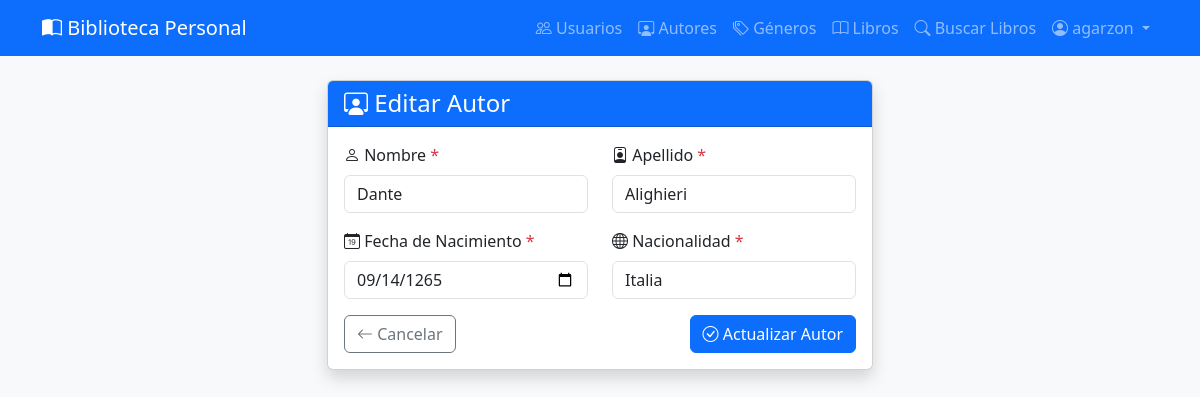
/authors/update/2/ (signed in), run on the app's committed database.
### migrationsdb/models.py (models this page shows, shortened)
class Author(models.Model):
    id = models.BigAutoField(primary_key=True)
    first_name = models.CharField(max_length=100, verbose_name='Primer Nombre')
    last_name = models.CharField(max_length=100, verbose_name='Apellido')
    birth_date = models.DateField(verbose_name='Fecha de nacimiento')
    nationality = models.CharField(max_length=100, verbose_name='Nacionalidad')
    created_at = models.DateTimeField(auto_now_add=True)

### migrationsdb/views.py (the view)
# urls.py: path('authors/update/<int:author_id>/', views.update_author, name='update_author'),
@login_required
@permission_required('migrationsdb.change_book', raise_exception=True)
def update_author(request, author_id):
    author = get_object_or_404(Author, id=author_id)
    if request.method == 'POST':
        form = AuthorForm(request.POST, instance=author)
        if form.is_valid():
            form.save()
            messages.success(request, 'Autor actualizado exitosamente.')
            return redirect('list_authors')
    else:
        form = AuthorForm(instance=author)
    return render(request, 'migrationsdb/author_form.html', {'form': form, 'author': author})

### migrationsdb/forms/author_form.py (shortened to what this page needs)
class AuthorForm(forms.ModelForm):
    class Meta:
        model = Author
        fields = ['first_name', 'last_name', 'birth_date', 'nationality']
        labels = {
            'first_name': 'Nombre',
            'last_name': 'Apellido',
            'birth_date': 'Fecha de Nacimiento',
            'nationality': 'Nacionalidad',}
        widgets = {
            'birth_date': forms.DateInput(attrs={'type': 'date'}),
        }
    def __init__(self, *args, **kwargs):
        super().__init__(*args, **kwargs)
        for field_name, field in self.fields.items():
            field.widget.attrs['class'] = 'form-control'
            if not field.widget.attrs.get('placeholder'):
                field.widget.attrs['placeholder'] = f'Ingrese {field.label.lower()}'

### templates/migrationsdb/author_form.html (shortened to what this page needs)
{% extends 'migrationsdb/base.html' %}
{% block content %}
<div class="row justify-content-center">
    <div class="col-md-8 col-lg-6">
        <div class="card shadow">
            <div class="card-header bg-primary text-white">
                <h4 class="mb-0">
                    <i class="bi bi-person-workspace"></i>
                    {% if author %}Editar Autor{% else %}Agregar Nuevo Autor{% endif %}
                </h4>
            </div>
            <div class="card-body">
                <form method="post" novalidate>
                    <div class="row">
                        <div class="col-md-6 mb-3">
                            <label for="{{ form.first_name.id_for_label }}" class="form-label">
                                <i class="bi bi-person"></i> {{ form.first_name.label }}
                                {% if form.first_name.field.required %}<span class="text-danger">*</span>{% endif %}
                            </label>
                            {{ form.first_name }}
                        </div>
                        <div class="col-md-6 mb-3">
                            <label for="{{ form.last_name.id_for_label }}" class="form-label">
                                <i class="bi bi-person-badge"></i> {{ form.last_name.label }}
                                {% if form.last_name.field.required %}<span class="text-danger">*</span>{% endif %}
                            </label>
                            {{ form.last_name }}
                        </div>
                    </div>
                    <div class="row">
                        <div class="col-md-6 mb-3">
                            <label for="{{ form.birth_date.id_for_label }}" class="form-label">
                                <i class="bi bi-calendar-date"></i> {{ form.birth_date.label }}
                                {% if form.birth_date.field.required %}<span class="text-danger">*</span>{% endif %}
                            </label>
                            {{ form.birth_date }}
                        </div>
                        <div class="col-md-6 mb-3">
                            <label for="{{ form.nationality.id_for_label }}" class="form-label">
                                <i class="bi bi-globe"></i> {{ form.nationality.label }}
                                {% if form.nationality.field.required %}<span class="text-danger">*</span>{% endif %}
                            </label>
                            {{ form.nationality }}
                        </div>
                    </div>
                    <div class="d-flex justify-content-between">
                        <a href="{% url 'list_authors' %}" class="btn btn-outline-secondary">
                            <i class="bi bi-arrow-left"></i> Cancelar
                        </a>
                        <button type="submit" class="btn btn-primary">
                            <i class="bi bi-check-circle"></i>
                            {% if author %}Actualizar{% else %}Crear{% endif %} Autor
                        </button>
                    </div>
                </form>
            </div>
        </div>
    </div>
</div>
{% endblock %}<

### templates/migrationsdb/base.html (shortened to what this page needs)
<!DOCTYPE html>
<html lang="es">
<head>
    <link href="https://cdn.jsdelivr.net/npm/bootstrap@5.3.0/dist/css/bootstrap.min.css" rel="stylesheet">
    <link href="https://cdn.jsdelivr.net/npm/bootstrap-icons@1.10.0/font/bootstrap-icons.css" rel="stylesheet">
</head>
<body class="bg-light">
    <nav class="navbar navbar-expand-lg navbar-dark bg-primary">
        <div class="container">
            <a class="navbar-brand" href="{% url 'home' %}">
                <i class="bi bi-book-half"></i> Biblioteca Personal
            </a>
            <div class="collapse navbar-collapse" id="navbarNav">
                <ul class="navbar-nav ms-auto">
                    {% if user.is_authenticated %}
                        {% if perms.migrationsdb.view_user %}
                            <li class="nav-item">
                                <a class="nav-link" href="{% url 'home' %}">
                                    <i class="bi bi-people"></i> Usuarios
                                </a>
                            </li>
                        {% endif %}
                        {% if perms.migrationsdb.view_author %}
                            <li class="nav-item">
                                <a class="nav-link" href="{% url 'list_authors' %}">
                                    <i class="bi bi-person-workspace"></i> Autores
                                </a>
                            </li>
                        {% endif %}
                        {% if perms.migrationsdb.view_genre %}
                            <li class="nav-item">
                                <a class="nav-link" href="{% url 'list_genres' %}">
                                    <i class="bi bi-tags"></i> Géneros
                                </a>
                            </li>
                        {% endif %}
                        {% if perms.migrationsdb.view_book %}
                            <li class="nav-item">
                                <a class="nav-link" href="{% url 'list_book' %}">
                                    <i class="bi bi-book"></i> Libros
                                </a>
                            </li>
                        {% endif %}
                        <li class="nav-item">
                            <a class="nav-link" href="{% url 'search_external_books' %}">
                                <i class="bi bi-search"></i> Buscar Libros
                            </a>
                        </li>
                        <li class="nav-item dropdown">
                            <a class="nav-link dropdown-toggle" href="#" role="button" data-bs-toggle="dropdown" aria-expanded="false">
                                <i class="bi bi-person-circle"></i> {{ user.username }}
                            </a>
                        </li>
                    {% endif %}
                </ul>
            </div>
        </div>
    </nav>
    <div class="container mt-4">
        {% block content %}
        {% endblock %}
    </div>
</body>
</html>

### data on the page
Author: first_name "Dante", last_name "Alighieri", birth_date "09/14/1265", nationality "Italia"

### other printed values
{{ user.username }} "agarzon"
